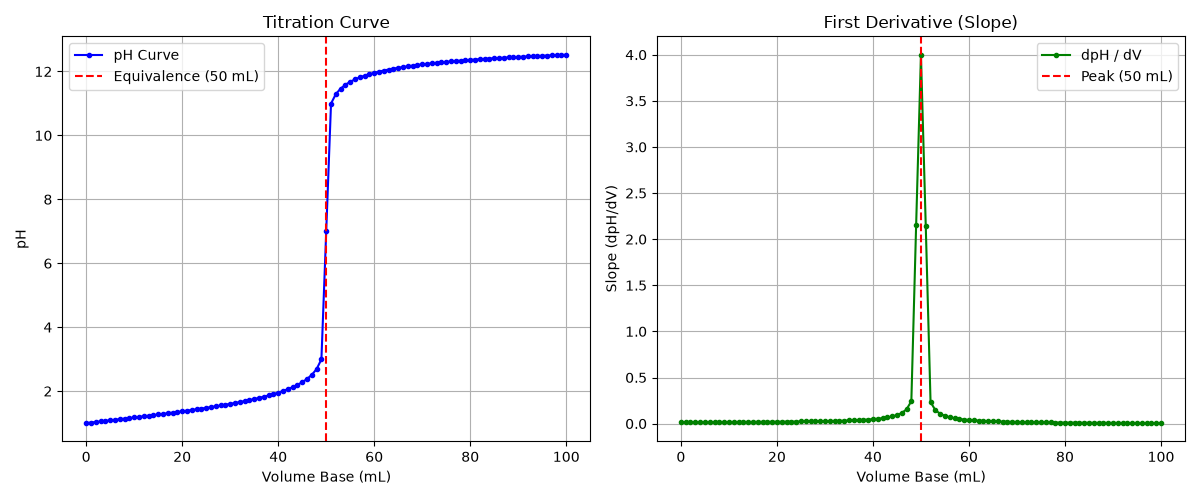

This chart was generated by the following Python code:
import pandas as pd
import numpy as np
import matplotlib.pyplot as plt

# Read titration.csv
data = pd.read_csv("titration.csv", sep=None, engine="python")
V = data["volume_base"].values
pH = data["pH"].values

# Compute derivative dpH/dV
slope = np.gradient(pH, V)

# Max slope index
eq_idx = np.argmax(slope)
eq_volume = V[eq_idx]

print(f"Equivalence point is at V ≈ {eq_volume:.2f} mL")

# Two side-by-side plots
fig, (ax1, ax2) = plt.subplots(1, 2, figsize=(12, 5))

ax1.plot(V, pH, 'b.-', label="pH Curve")
ax1.axvline(eq_volume, color='r', linestyle='--', label=f"Equivalence ({eq_volume} mL)")
ax1.set_xlabel("Volume Base (mL)")
ax1.set_ylabel("pH")
ax1.set_title("Titration Curve")
ax1.legend()
ax1.grid(True)

ax2.plot(V, slope, 'g.-', label="dpH / dV")
ax2.axvline(eq_volume, color='r', linestyle='--', label=f"Peak ({eq_volume} mL)")
ax2.set_xlabel("Volume Base (mL)")
ax2.set_ylabel("Slope (dpH/dV)")
ax2.set_title("First Derivative (Slope)")
ax2.legend()
ax2.grid(True)

plt.tight_layout()
plt.savefig("titration.png")
plt.close()
print("Saved titration.png")
